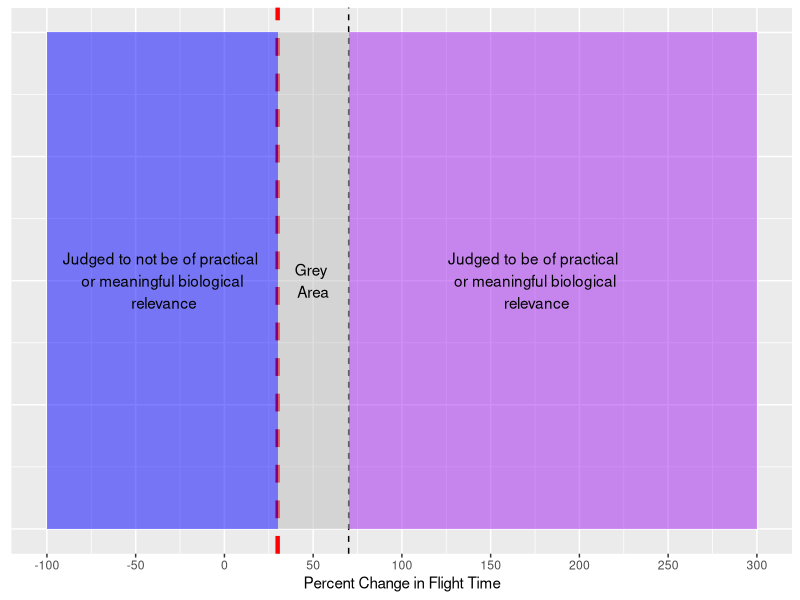
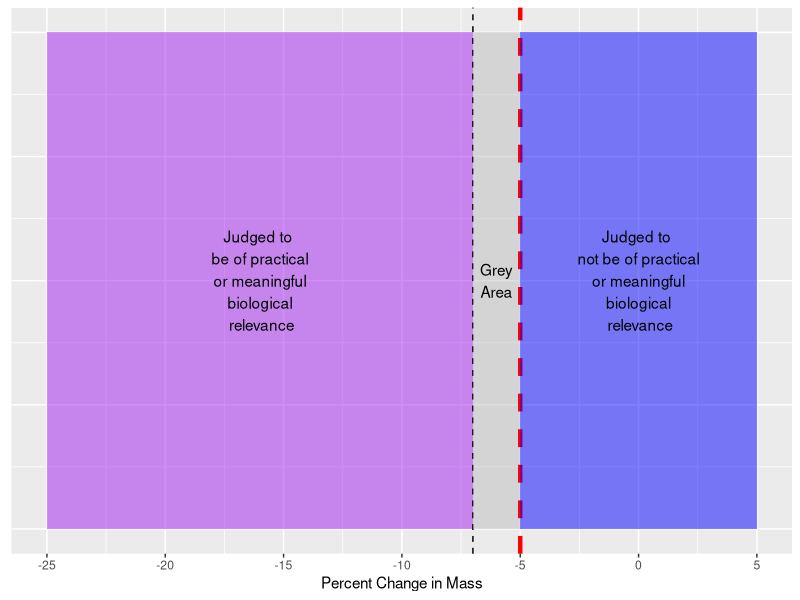
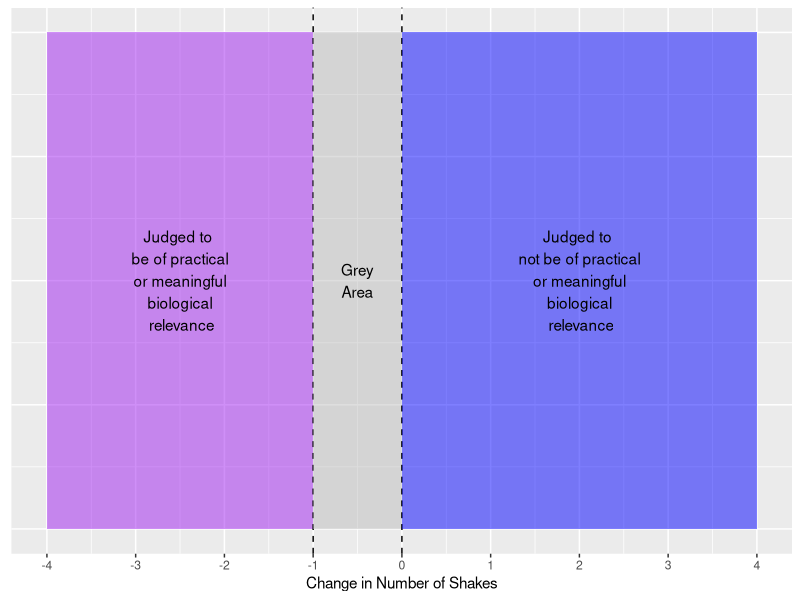

R code for these plots, in order:
library(ggplot2)

meaningful_flight <- ggplot()  + 
  theme(axis.title.y =element_blank(),axis.text.y=element_blank(), axis.ticks.y=element_blank()) +
  scale_x_continuous(limits = c(-100, 300), breaks = seq(-100,300,50)) +
  ylab("") + xlab("Percent Change in Flight Time")  +
  geom_vline(xintercept = 30, linetype = "dashed", color = "red", size =1.5) + geom_rect(aes(xmin = -100, xmax = 30, ymin = 0, ymax = 10), fill = "blue", alpha = 0.5) +
  geom_vline(xintercept = 70, linetype = "dashed") + geom_rect(aes(xmin = 30, xmax = 70, ymin = 0, ymax = 10), fill = "grey", alpha = 0.5) +
  geom_vline(xintercept = , linetype = "dashed") + geom_rect(aes(xmin = 70, xmax = 300, ymin = 0, ymax = 10), fill = "purple", alpha = 0.5) + 
  annotate("text", x = -35, y = 5, label = "Judged to not be of practical \n or meaningful biological \n relevance") +
  annotate("text", x = 50, y = 5, label = "Grey \nArea") +
  annotate("text", x = 175, y = 5, label = "Judged to be of practical \n or meaningful biological \n relevance") 

meaningful_flight

meaningful_mass <- ggplot()  + 
  theme(axis.title.y =element_blank(),axis.text.y=element_blank(), axis.ticks.y=element_blank()) +
  scale_x_continuous(limits = c(-25, 5), breaks = seq(-25,5,5)) +
  ylab("") + xlab("Percent Change in Mass")  +
  geom_vline(xintercept = , linetype = "dashed") + geom_rect(aes(xmin = -25, xmax = -7, ymin = 0, ymax = 10), fill = "purple", alpha = 0.5) +
  geom_vline(xintercept = -7, linetype = "dashed") + geom_rect(aes(xmin = -7, xmax = -5, ymin = 0, ymax = 10), fill = "grey", alpha = 0.5) +
  geom_vline(xintercept = -5, linetype = "dashed", color = "red", size =1.5) + geom_rect(aes(xmin =-5 , xmax = 5, ymin = 0, ymax = 10), fill = "blue", alpha = 0.5) + 
  annotate("text", x = -16, y = 5, label = "Judged to \n be of practical \n or meaningful \n biological \n relevance") +
  annotate("text", x = -6, y = 5, label = "Grey\nArea") +
  annotate("text", x = -0, y = 5, label = "Judged to \n not be of practical \n or meaningful \n biological \n relevance") 

meaningful_mass

meaningful_shakes <- ggplot()  + 
  theme(axis.title.y =element_blank(),axis.text.y=element_blank(), axis.ticks.y=element_blank()) +
  scale_x_continuous(limits = c(-4, 4), breaks = seq(-4,4,1)) +
  ylab("") + xlab("Change in Number of Shakes")  +
  geom_vline(xintercept = , linetype = "dashed") + geom_rect(aes(xmin = -4, xmax = -1, ymin = 0, ymax = 10), fill = "purple", alpha = 0.5) +
  geom_vline(xintercept = -1, linetype = "dashed") + geom_rect(aes(xmin = -1, xmax = 0, ymin = 0, ymax = 10), fill = "grey", alpha = 0.5) +
  geom_vline(xintercept = 0, linetype = "dashed") + geom_rect(aes(xmin =0 , xmax = 4, ymin = 0, ymax = 10), fill = "blue", alpha = 0.5) + 
  annotate("text", x = -2.5, y = 5, label = "Judged to \n be of practical \n or meaningful \n biological \n relevance") +
  annotate("text", x = -0.5, y = 5, label = "Grey\nArea") +
  annotate("text", x = 2, y = 5, label = "Judged to \n not be of practical \n or meaningful \n biological \n relevance") 

meaningful_shakes


